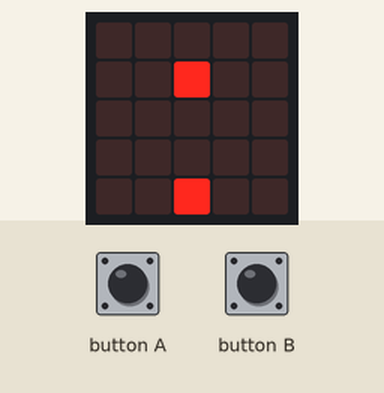
Recording of a program running on a simulated BBC micro:bit (MakeCode). Shown: the board's 5×5 LED display. Inputs (shaded band) come from the test bench. Random numbers come from a fixed seed; the run ends where the board's game-over animation would start. At 4.1 s the program stops and its outputs stay as they are.

Above: at 1.6 s.
1.7 s: button A pressed for 0.15 s
At 2.3 s:
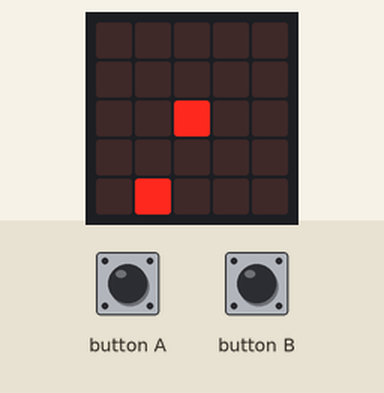
At 5.2 s:
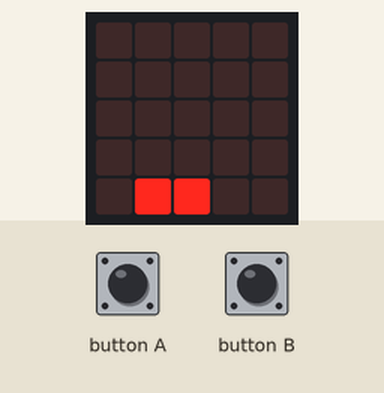
Timing chart, 0 to 5.6 s (numbered marks = the images above; inputs shaded):
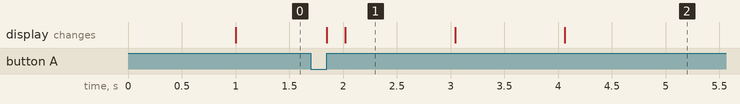

Measured:
- what the display in image 1 shows lasts 1.0 s, from 2.0 s to 3.0 s

The program:

main.ts
```typescript
input.onButtonPressed(Button.A, function () {
    Speler.change(LedSpriteProperty.X, -1)
})
input.onButtonPressed(Button.B, function () {
    Speler.change(LedSpriteProperty.X, 1)
})
let Gewonnen = false
let Speler: game.LedSprite = null
Speler = game.createSprite(2, 4)
let Munt = game.createSprite(2, 0)
Munt.turn(Direction.Right, 90)
game.setScore(0)
let PauzeTijd = 1000
basic.forever(function () {
    basic.pause(PauzeTijd)
    Munt.move(1)
    if (Munt.isTouching(Speler)) {
        game.addScore(1)
        Munt.set(LedSpriteProperty.Y, 0)
        Munt.set(LedSpriteProperty.X, randint(0, 4))
        PauzeTijd += -25
    }
    if (Munt.get(LedSpriteProperty.Y) == 4) {
        game.gameOver()
        game.setScore(0)
        PauzeTijd = 1000
    }
    if (game.score() == 30) {
        Gewonnen = true
        while (Gewonnen == true) {
            basic.showLeds(`
                . # . # .
                . . . . .
                # . . . #
                # . . . #
                . # # # .
                `)
            basic.pause(1000)
            basic.showString("Je hebt het uitgespeeld!!! Proficiat")
        }
    }
})
```

test.ts
```typescript
// tests gaan hier; deze zal niet worden gecompileerd wanneer dit pakket wordt gebruikt als extensie.
```
